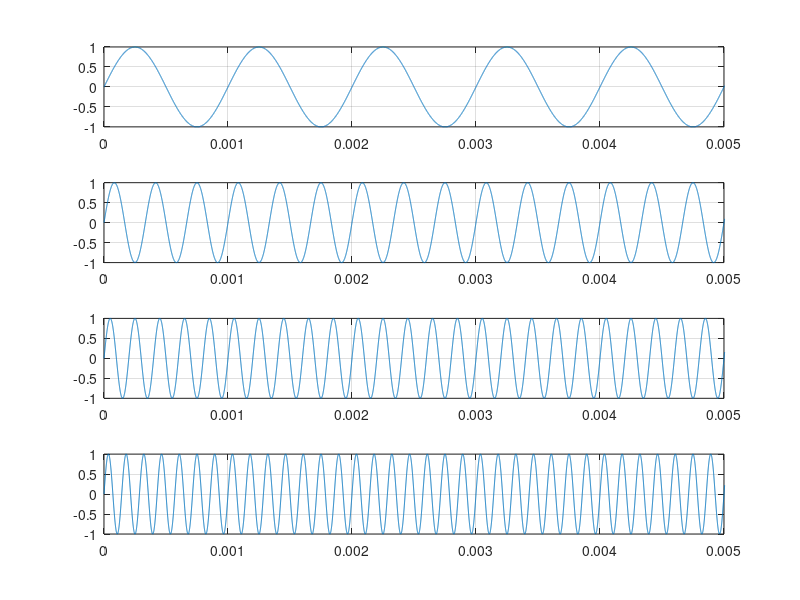
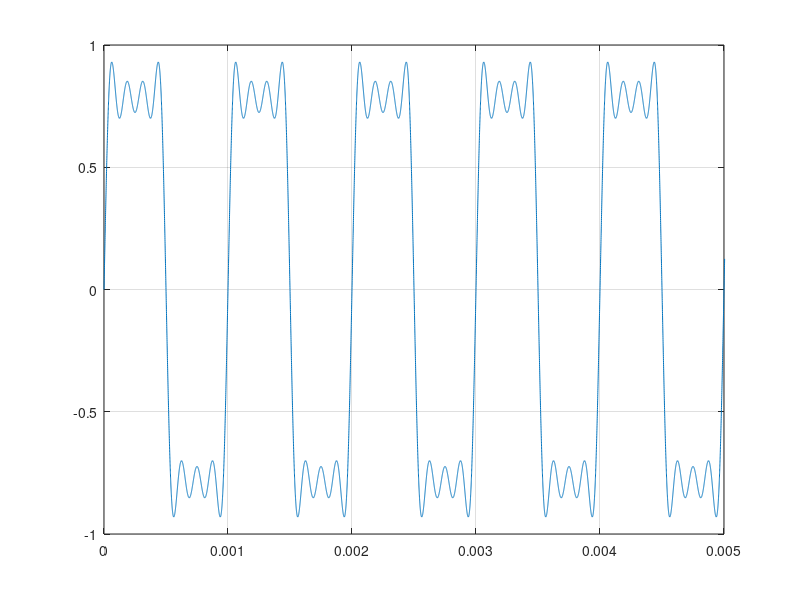

The MATLAB script that drew these images, in order:
clc; close all; clear all;                       

f1 = 1_000;
f3 = 3*f1;
f5 = 5*f1;
f7 = 7*f1;    


phi1 = 0;
phi3 = 0;
phi5 = 0;
phi7 = 0;                         
A1 = 1;
A3 = 1;
A5 = 1;
A7 = 1;

T = 1/f1;
fs = 400 * f7;                    
ts = 1/fs;                     
t = 0 : ts : 1;   

x1_t = A1*sin(2*pi*f1*t + phi1);
x3_t = A3*sin(2*pi*f3*t + phi3);
x5_t = A5*sin(2*pi*f5*t + phi5);
x7_t = A7*sin(2*pi*f7*t + phi7);

x_t = x1_t + (1/3 * x3_t) + (1/5 * x5_t) + (1/7 * x7_t);

figure; hold on;

subplot(4,1,1)
plot(t,x1_t);
xlim([0 5*T]);
grid on

subplot(4,1,2)
plot(t,x3_t);
xlim([0 5*T]);
grid on

subplot(4,1,3)
plot(t,x5_t);
xlim([0 5*T]);
grid on

subplot(4,1,4)
plot(t,x7_t);
xlim([0 5*T]);
grid on

figure
plot(t,x_t);
xlim([0 5*T]);
grid on;
                 

